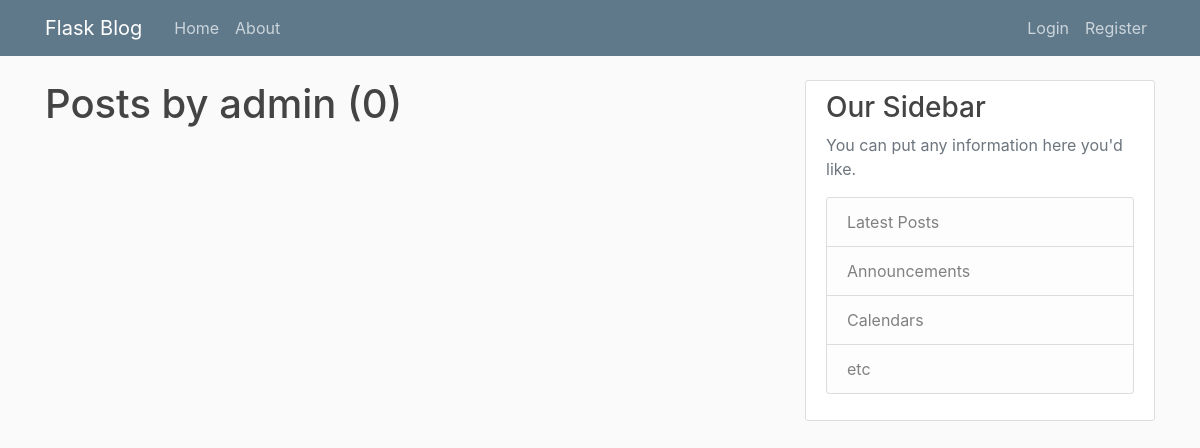
/user/admin, run on an earlier commit of the app's database.
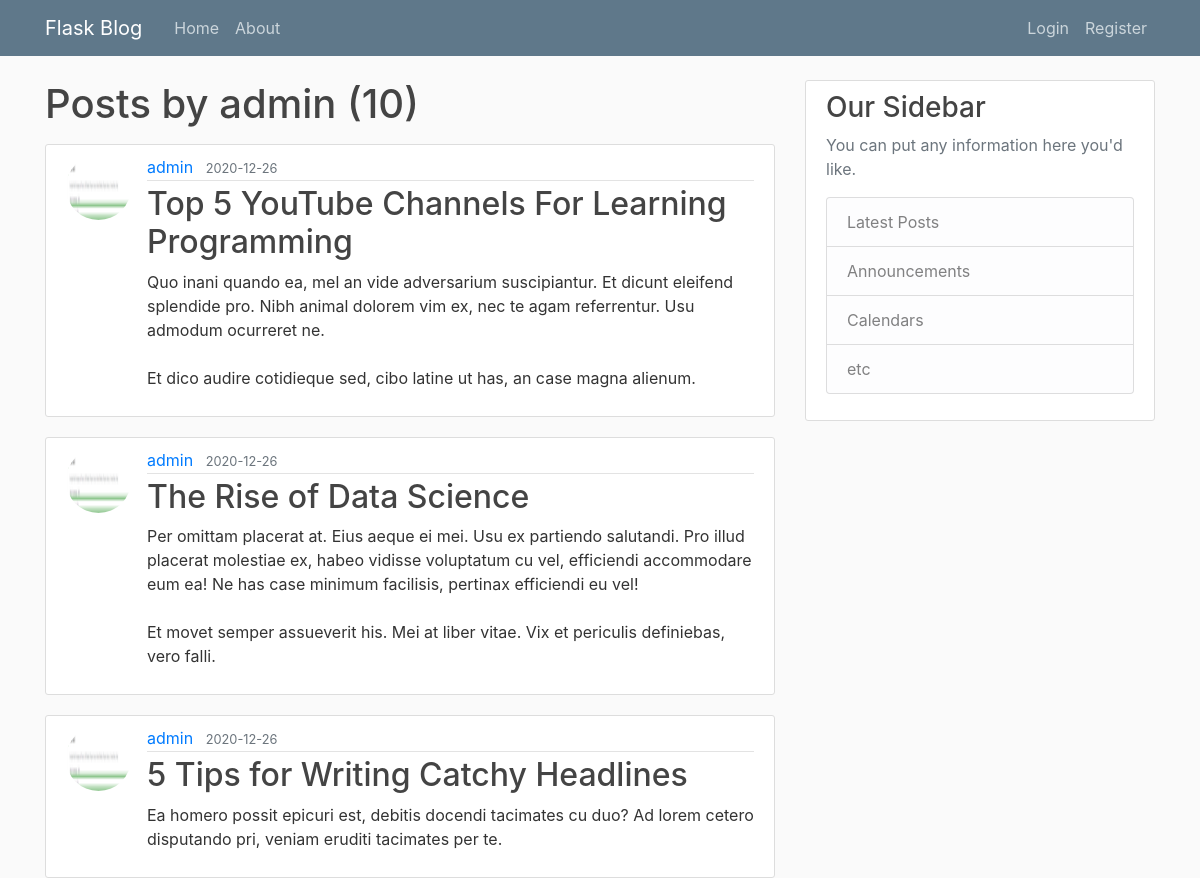
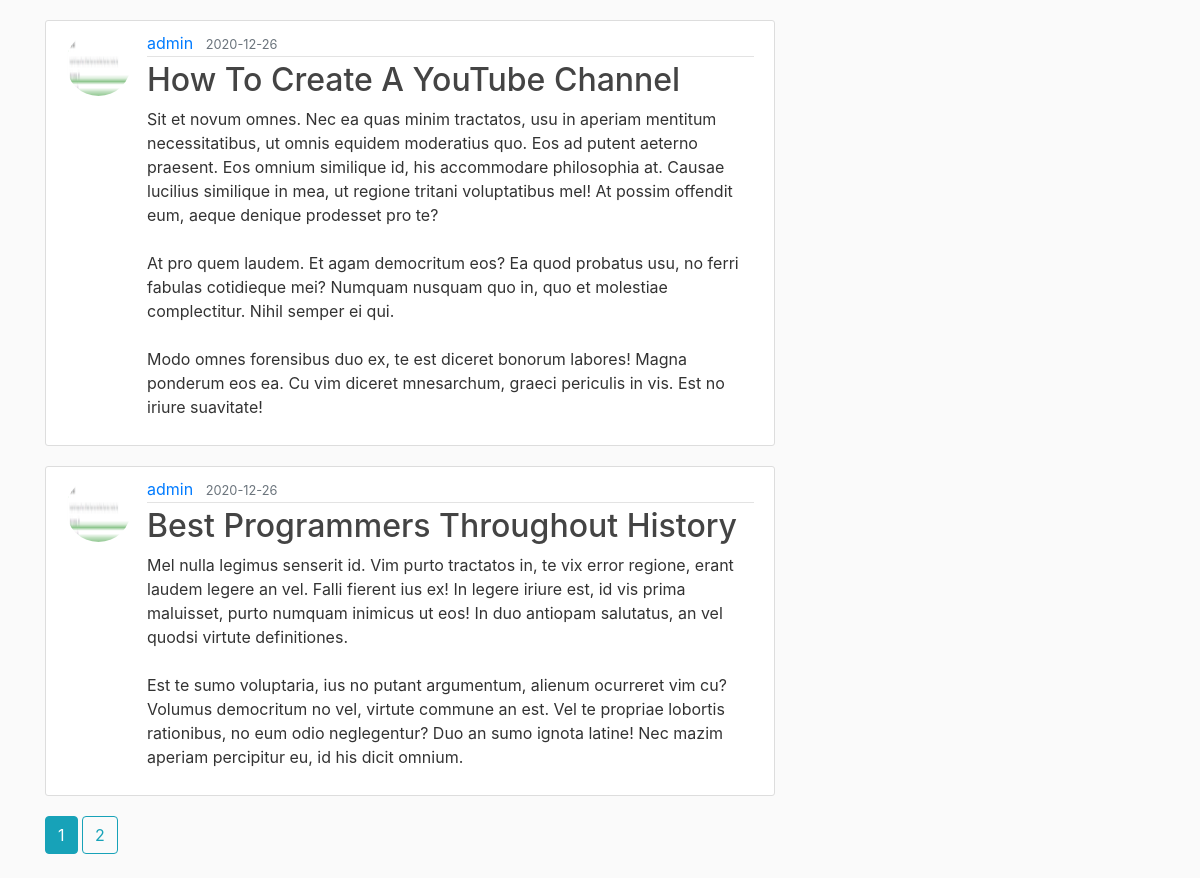
And on a later commit of the database (2 pictures, top to bottom).
### flaskblog/models.py (models this page shows, shortened)
class User(db.Model, UserMixin):
    id = db.Column(db.Integer, primary_key=True)
    username = db.Column(db.String(20), unique=True, nullable=False)
    email = db.Column(db.String(120), unique=True, nullable=False)
    image_file = db.Column(db.String(20), nullable=False, default="default.jpg")
    password = db.Column(db.String(60), nullable=False)
    posts = db.relationship("Post", backref="author", lazy=True)

class Post(db.Model):
    id = db.Column(db.Integer, primary_key=True)
    title = db.Column(db.String(100), nullable=False)
    date_posted = db.Column(db.DateTime, nullable=False, default=datetime.utcnow)
    content = db.Column(db.Text, nullable=False)
    user_id = db.Column(db.Integer, db.ForeignKey("user.id"), nullable=False)

### flaskblog/users/routes.py (the view)
@users.route("/user/<string:username>")
def user_posts(username):
    page = request.args.get("page", 1, type=int)
    user = User.query.filter_by(username=username).first_or_404()
    posts = (
        Post.query.filter_by(author=user)
        .order_by(Post.date_posted.desc())
        .paginate(page=page, per_page=5)
    )
    return render_template("user_posts.html", posts=posts, user=user)

### flaskblog/templates/user_posts.html (shortened to what this page needs)
{% extends "layout.html" %}
{% block content %}
    <h1 class="mb-3">Posts by {{ user.username }} ({{ posts.total }})</h1>
    {% for post in posts.items %}
        <article class="media content-section">
        <img class="rounded-circle article-img" src="{{url_for('static',filename="profile_pics/" + post.author.image_file)}}">
          <div class="media-body">
            <div class="article-metadata">
              <a class="mr-2" href="{{ url_for('users.user_posts', username=post.author.username) }}">{{ post.author.username }}</a>
              <small class="text-muted">{{ post.date_posted.strftime('%Y-%m-%d') }}</small>
            </div>
            <h2><a class="article-title" href="{{ url_for('posts.post', post_id=post.id) }}">{{ post.title }}</a></h2>
            <p class="article-content">{{ post.content }}</p>
          </div>
        </article>
    {% endfor %}
    {% for page_num in posts.iter_pages(left_edge=1, right_edge=1, left_current=1, right_current=2) %}
      {% if page_num %}
        {% if posts.page == page_num %}
          <a class="btn btn-info mb-4" href="{{ url_for('users.user_posts', username=user.username, page=page_num) }}">{{ page_num }}</a>
        {% else %}
          <a class="btn btn-outline-info mb-4" href="{{ url_for('users.user_posts', username=user.username, page=page_num) }}">{{ page_num }}</a>
        {% endif %}
      {% endif %}
    {% endfor %}
{% endblock content %}

### flaskblog/templates/layout.html (shortened to what this page needs)
<!DOCTYPE html>
<html lang="en">
<head>
    <link rel="stylesheet" href="https://stackpath.bootstrapcdn.com/bootstrap/4.3.1/css/bootstrap.min.css" />
    <link rel="stylesheet" type="text/css" href="{{ url_for('static', filename='main.css') }}" />
</head>
<body>
    <header class="site-header">
        <nav class="navbar navbar-expand-md navbar-dark bg-steel fixed-top">
            <div class="container">
                <a class="navbar-brand mr-4" href="/">Flask Blog</a>
                <div class="collapse navbar-collapse" id="navbarToggle">
                    <div class="navbar-nav mr-auto">
                        <a class="nav-item nav-link" href="{{ url_for('main.home') }}">Home</a>
                        <a class="nav-item nav-link" href="{{ url_for('main.about') }}">About</a>
                    </div>
                    <div class="navbar-nav">
                    {% if current_user.is_authenticated %}
                        <a class="nav-item nav-link" href="{{ url_for('posts.new_post') }}">New Post</a>
                        <a class="nav-item nav-link" href="{{ url_for('users.account') }}">Account</a>
                        <a class="nav-item nav-link" href="{{ url_for('users.logout') }}">Logout</a>
                    {% else %}
                        <a class="nav-item nav-link" href="{{ url_for('users.login') }}">Login</a>
                        <a class="nav-item nav-link" href="{{ url_for('users.register') }}">Register</a>
                    {% endif %}
                    </div>
                </div>
            </div>
        </nav>
    </header>
    <main role="main" class="container">
        <div class="row">
            <div class="col-md-8">
                {% block content %}
                {% endblock %}
            </div>
            <div class="col-md-4">
                <div class="content-section">
                    <h3>Our Sidebar</h3>
                    <p class='text-muted'>You can put any information here you'd like.
                        <ul class="list-group">
                            <li class="list-group-item list-group-item-light">Latest Posts</li>
                            <li class="list-group-item list-group-item-light">Announcements</li>
                            <li class="list-group-item list-group-item-light">Calendars</li>
                            <li class="list-group-item list-group-item-light">etc</li>
                        </ul>
                    </p>
                </div>
            </div>
        </div>
    </main>
</body>
</html>

### flaskblog/static/main.css (style rules this page uses)
body { background: #fafafa; color: #333333; margin-top: 5rem; }
h1, h2, h3, h4, h5, h6 { color: #444444; }
.bg-steel { background-color: #5f788a; }
.site-header .navbar-nav .nav-link { color: #cbd5db; }
.content-section { background: #ffffff; padding: 10px 20px; border: 1px solid #dddddd; border-radius: 3px; margin-bottom: 20px; }
.article-title { color: #444444; }
.article-content { white-space: pre-line; }
.article-img { height: 65px; width: 65px; margin-right: 16px; }
.article-metadata { padding-bottom: 1px; margin-bottom: 4px; border-bottom: 1px solid #e3e3e3 }

What changed in the data, as far as the page shows it:
added Post: image_file (picture), author.username "admin", date_posted "2020-12-26", title "Top 5 YouTube Channels For Learning Programming", content "Quo inani quando ea, mel an vide adversarium suscipiantur. Et dicunt eleifend splendide pro. Nibh animal dolorem vim ex, nec te agam referrentur. Usu admodum ocurreret ne. Et dico audire cotidieque sed, cibo latine ut has, an case magna alienum."
added Post: image_file (picture), author.username "admin", date_posted "2020-12-26", title "The Rise of Data Science", content "Per omittam placerat at. Eius aeque ei mei. Usu ex partiendo salutandi. Pro illud placerat molestiae ex, habeo vidisse voluptatum cu vel, efficiendi accommodare eum ea! Ne has case minimum facilisis, pertinax efficiendi eu vel! Et movet semper assueverit his. Mei at liber vitae. Vix et periculis definiebas, vero falli."
added Post: image_file (picture), author.username "admin", date_posted "2020-12-26", title "5 Tips for Writing Catchy Headlines", content "Ea homero possit epicuri est, debitis docendi tacimates cu duo? Ad lorem cetero disputando pri, veniam eruditi tacimates per te."
added Post: image_file (picture), author.username "admin", date_posted "2020-12-26", title "How To Create A YouTube Channel", content "Sit et novum omnes. Nec ea quas minim tractatos, usu in aperiam mentitum necessitatibus, ut omnis equidem moderatius quo. Eos ad putent aeterno praesent. Eos omnium similique id, his accommodare philosophia at. Causae lucilius similique in mea, ut regione tritani voluptatibus mel! At possim offendit eum, aeque denique prodesset pro te? At pro quem laudem. Et agam democritum eos? Ea quod probatus usu, no ferri fabulas cotidieque mei? Numquam nusquam quo in, quo et molestiae complectitur. Nihil semper ei qui. Modo omnes forensibus duo ex, te est diceret bonorum labores! Magna ponderum eos ea. Cu vim diceret mnesarchum, graeci periculis in vis. Est no iriure suavitate!"
added Post: image_file (picture), author.username "admin", date_posted "2020-12-26", title "Best Programmers Throughout History", content "Mel nulla legimus senserit id. Vim purto tractatos in, te vix error regione, erant laudem legere an vel. Falli fierent ius ex! In legere iriure est, id vis prima maluisset, purto numquam inimicus ut eos! In duo antiopam salutatus, an vel quodsi virtute definitiones. Est te sumo voluptaria, ius no putant argumentum, alienum ocurreret vim cu? Volumus democritum no vel, virtute commune an est. Vel te propriae lobortis rationibus, no eum odio neglegentur? Duo an sumo ignota latine! Nec mazim aperiam percipitur eu, id his dicit omnium."
Also different on the page:
{{ posts.total }}: "0" → "10"
new list line: "1"
new list line: "2"
